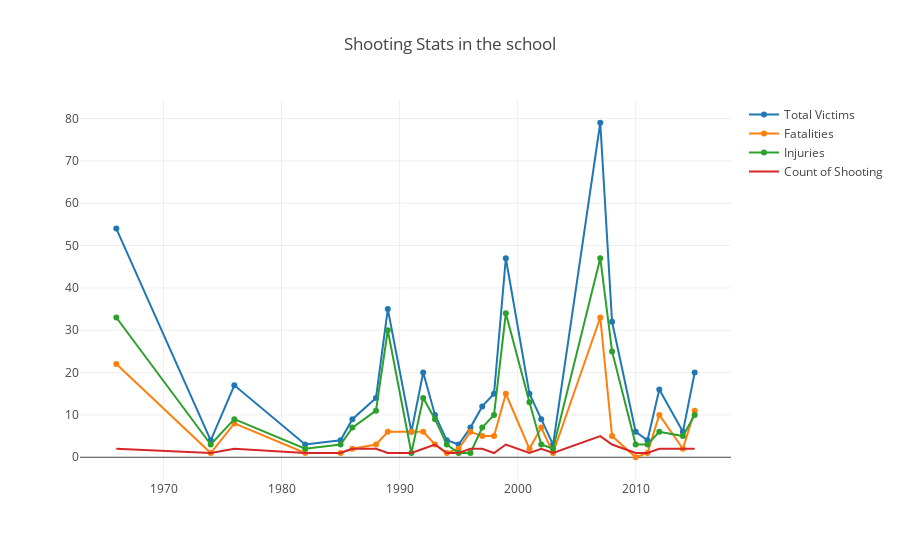

The notebook cell saved with this chart:
### Code cell
data=[trace1,trace2,trace3,trace4]
py.iplot(dict(data=data,layout=layout))

### Figure 1 — Plotly figure (JSON) as saved in the notebook; plotly's stock layout.template omitted (floating-point values rounded to 4 significant figures)
{"data": [{"mode": "lines+markers", "name": "Total Victims", "type": "scatter", "uid": "e3376ade-c060-4d7b-be57-68ecb9c1c790", "x": [2015, 2014, 2012, 2011, 2010, 2008, 2007, 2003, 2002, 2001, 1999, 1998, 1997, 1996, 1995, 1994, 1993, 1992, 1991, 1989, 1988, 1986, 1985, 1982, 1976, 1974, 1966], "y": [20, 6, 16, 4, 6, 32, 79, 3, 9, 15, 47, 15, 12, 7, 3, 4, 10, 20, 6, 35, 14, 9, 4, 3, 17, 4, 54]}, {"mode": "lines+markers", "name": "Fatalities", "type": "scatter", "uid": "1da74227-7f14-48d1-a350-28e0eb3f8313", "x": [2015, 2014, 2012, 2011, 2010, 2008, 2007, 2003, 2002, 2001, 1999, 1998, 1997, 1996, 1995, 1994, 1993, 1992, 1991, 1989, 1988, 1986, 1985, 1982, 1976, 1974, 1966], "y": [11, 2, 10, 1, 0, 5, 33, 1, 7, 2, 15, 5, 5, 6, 2, 1, 3, 6, 6, 6, 3, 2, 1, 1, 8, 1, 22]}, {"mode": "lines+markers", "name": "Injuries", "type": "scatter", "uid": "570258bb-2fad-4d99-bbcb-f7b4e31cea72", "x": [2015, 2014, 2012, 2011, 2010, 2008, 2007, 2003, 2002, 2001, 1999, 1998, 1997, 1996, 1995, 1994, 1993, 1992, 1991, 1989, 1988, 1986, 1985, 1982, 1976, 1974, 1966], "y": [10, 5, 6, 3, 3, 25, 47, 2, 3, 13, 34, 10, 7, 1, 1, 3, 9, 14, 1, 30, 11, 7, 3, 2, 9, 3, 33]}, {"mode": "lines", "name": "Count of Shooting", "type": "scatter", "uid": "6e4fb0f3-033e-4b8f-9123-2b97258821c3", "x": [2015, 2014, 2012, 2011, 2010, 2008, 2007, 2003, 2002, 2001, 1999, 1998, 1997, 1996, 1995, 1994, 1993, 1992, 1991, 1989, 1988, 1986, 1985, 1982, 1976, 1974, 1966], "y": [2, 2, 2, 1, 1, 3, 5, 1, 2, 1, 3, 1, 2, 2, 1, 1, 3, 2, 1, 1, 2, 2, 1, 1, 2, 1, 2]}], "layout": {"title": "Shooting Stats in the school"}}
